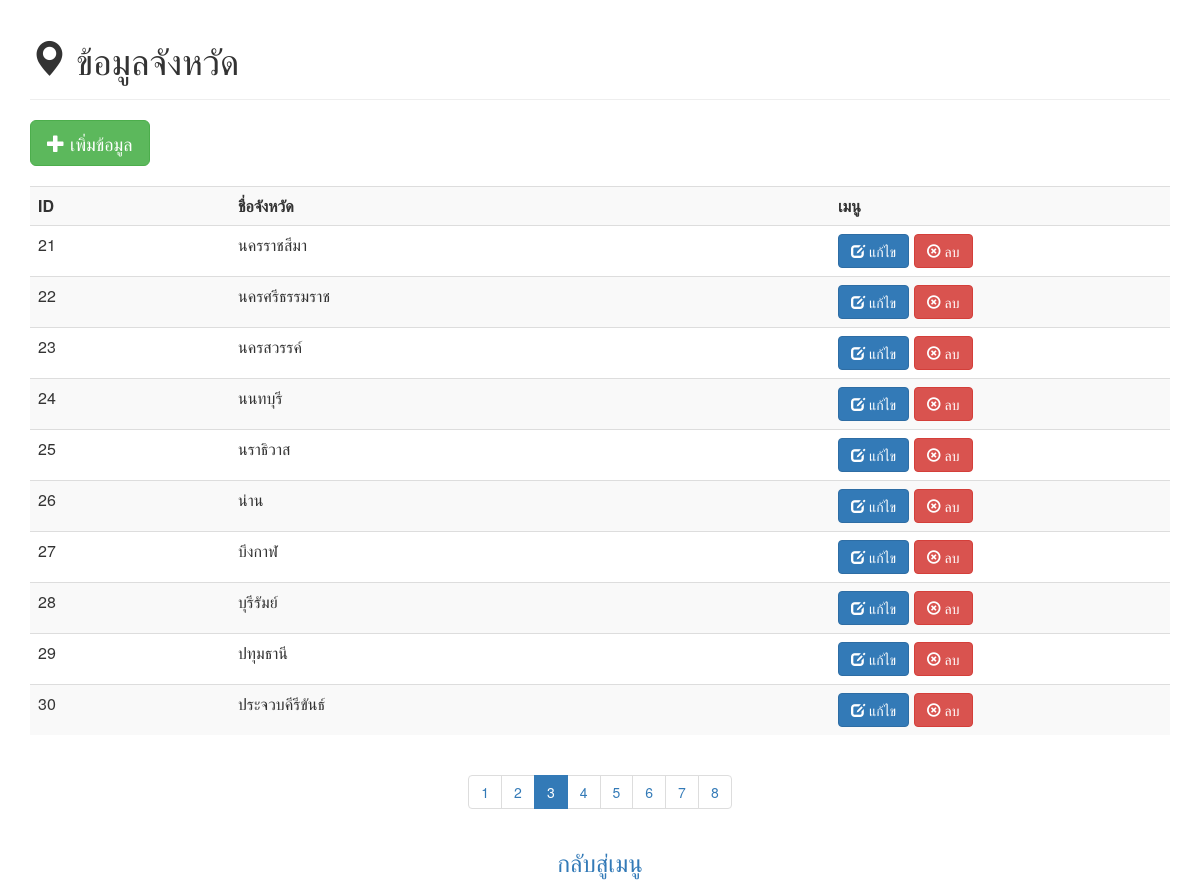
Page /province.php?page=3 on the committed database.
### tables this page shows
CREATE TABLE `provinces` (
  `pid` int(11) NOT NULL,
  `pname` varchar(100) NOT NULL
);

### province.php (the view, shortened to what this page needs)
<?php require('dbconfig.php'); ?>
<html>
<head>
<link href="https://maxcdn.bootstrapcdn.com/bootstrap/3.3.7/css/bootstrap.min.css" rel="stylesheet">
</head>
<body>
<?php
$sql = "SELECT * FROM provinces";
$result = mysqli_query($cnn,$sql);
$count = mysqli_num_rows($result);
$count = ceil($count/10);
$page = $_GET['page'];
$start = ($page - 1) * 10;
 ?>
  <div class="container">
    <div class="page-header">
       <h1><span class="glyphicon glyphicon-map-marker"></span> ข้อมูลจังหวัด</h1>
     </div>
     <button class="btn btn-success btn-lg" onclick="window.location.href='addprovince.php';"> <span class="glyphicon glyphicon-plus"></span> เพิ่มข้อมูล </button>
<br><br>
     <table class="table table-striped">
  <tr>
    <th width="200">ID</th>
    <th width="600">ชื่อจังหวัด</th>
    <th>เมนู</th>
</tr>
<?php
$sql    = "SELECT * FROM provinces LIMIT $start , 10";
  $result = mysqli_query($cnn, $sql);
foreach ($result as $province) {
    echo '<tr>';
    echo '<td width="200">' . $province['pid'] . '</td>';
    echo '<td width="600">' . $province['pname'] . '</td>';
    echo '<td><a href="editprovince.php?id='. $province['pid'] .'"><button class="btn btn-primary"><span class="glyphicon glyphicon-edit"></span> แก้ไข</button></a>';
    echo '&nbsp;<a href="deleteprovince.php?id='. $province['pid'] .'"><button class="btn btn-danger"><span class="glyphicon glyphicon-remove-circle"></span> ลบ</button></a></td>';
    echo '</tr>';
}
?>
</table>
<center>
<ul class="pagination">
<?php
for ($i = 1; $i <= $count; $i++) {
        if($i == $page) {
        echo "<li class='active'><a href='?page=" . $i . "'>" . $i . "</a></li>";
      } else {
        echo "<li><a href='?page=" . $i . "'>" . $i . "</a></li>";
      }
}
?>
</ul>
</center>
<center><h3><a href="index.php">กลับสู่เมนู</a></h3></center>
</div>
</body>
</html>

### rows in the picture
provinces: pid "21", pname "นครราชสีมา"
provinces: pid "22", pname "นครศรีธรรมราช"
provinces: pid "23", pname "นครสวรรค์"
provinces: pid "24", pname "นนทบุรี"
provinces: pid "25", pname "นราธิวาส"
provinces: pid "26", pname "น่าน"
provinces: pid "27", pname "บึงกาฬ"
provinces: pid "28", pname "บุรีรัมย์"
provinces: pid "29", pname "ปทุมธานี"
provinces: pid "30", pname "ประจวบคีรีขันธ์"
